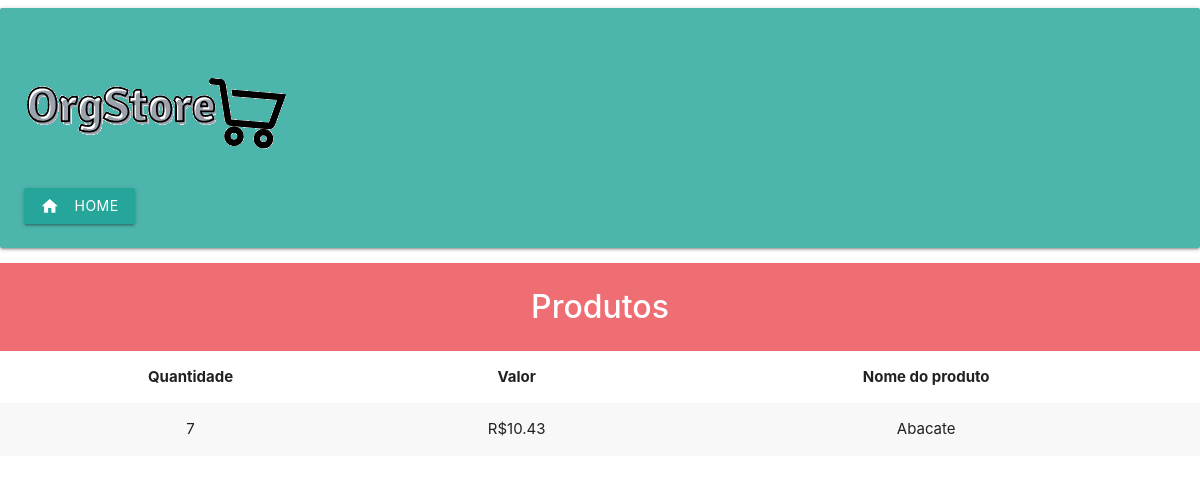
The app's page /meusprodutos.php?pdd=70 with its own data.
### tables this page shows
CREATE TABLE `produto_fz` (
  `id_produto` int(11) NOT NULL,
  `nome_produto` varchar(255) NOT NULL,
  `preco_produto` float NOT NULL,
  `qtd_produto` int(11) NOT NULL,
  `id_pedido` int(11) NOT NULL
);

### meusprodutos.php (the view, shortened to what this page needs)
<?php
require_once 'db_connect.php';
?>
<!DOCTYPE html>
<html lang="pt-br">
<head>
    <link rel="stylesheet" href="https://cdnjs.cloudflare.com/ajax/libs/materialize/1.0.0/css/materialize.min.css">
    <link type="text/css" rel="stylesheet" href="css/materialize.min.css"  media="screen,projection"/>
</head>
<body>
    <div class="card-panel teal lighten-2">
        <header>
            <h1>
                <img src="logo.png" alt="OrgStore">
            </h1>
            <a href="index.php" class="waves-effect waves-light btn"><i class="material-icons left">home</i>Home</a>
        </header>
    </div>
    <div class="barra">
        <strong>Produtos</strong>
    </div>
    <div>
        <?php
            $id_pdd = $_GET['pdd'];
            $consulta = "SELECT * FROM produto_fz WHERE id_pedido = '$id_pdd'";
            $resultado = mysqli_query($connect, $consulta);
        ?>
        <div>
            <table class="striped">
                <thead>
                    <tr>
                        <th style="text-align: center;">Quantidade</th>
                        <th style="text-align: center;">Valor</th>
                        <th style="text-align: center;">Nome do produto</th>
                    </tr>
                </thead>
                <tbody>
                    <?php
                        while($dados=mysqli_fetch_array($resultado)){
                    ?>
                    <tr>
                        <td style="text-align: center;"><?php echo $dados["qtd_produto"];?></td>
                        <td style="text-align: center;">R$<?php echo $dados["preco_produto"];?></td>
                        <td style="text-align: center;"><?php echo $dados["nome_produto"];?></td>
                    </tr>
                    <?php
                        }
                    ?>
                </tbody>
            </table>
        </div>
    </div>
</body>

### meusprodutos.php (style rules this page uses)
.barra { background-color: #ee6e73; text-align: center; padding: 20px 10px; font-size: xx-large; color: #fff; width: 100%; }

### records on screen
produto_fz: qtd_produto "7", preco_produto "10.43", nome_produto "Abacate"
